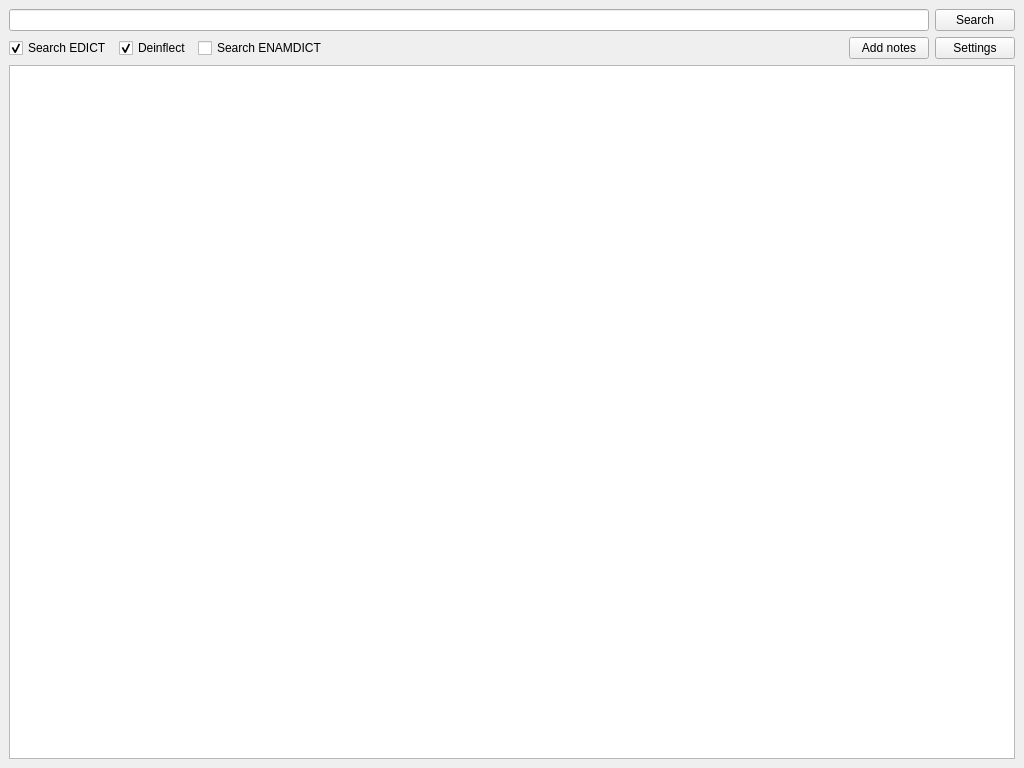
<?xml version="1.0" encoding="UTF-8"?>
<ui version="4.0">
 <class>MainWindow</class>
 <widget class="QMainWindow" name="MainWindow">
  <property name="geometry">
   <rect>
    <x>0</x>
    <y>0</y>
    <width>1024</width>
    <height>768</height>
   </rect>
  </property>
  <property name="windowTitle">
   <string>Search EDICT</string>
  </property>
  <property name="unifiedTitleAndToolBarOnMac">
   <bool>false</bool>
  </property>
  <widget class="QWidget" name="centralwidget">
   <layout class="QVBoxLayout" name="verticalLayout">
    <item>
     <layout class="QHBoxLayout" name="horizontalLayout_2">
      <item>
       <widget class="QLineEdit" name="pattern"/>
      </item>
      <item>
       <widget class="QPushButton" name="searchButton">
        <property name="text">
         <string>Search</string>
        </property>
       </widget>
      </item>
     </layout>
    </item>
    <item>
     <layout class="QHBoxLayout" name="horizontalLayout">
      <item>
       <widget class="QCheckBox" name="enableEDICT">
        <property name="text">
         <string>Search EDICT</string>
        </property>
        <property name="checked">
         <bool>true</bool>
        </property>
       </widget>
      </item>
      <item>
       <widget class="QCheckBox" name="enableDeinflection">
        <property name="text">
         <string>Deinflect</string>
        </property>
        <property name="checked">
         <bool>true</bool>
        </property>
       </widget>
      </item>
      <item>
       <widget class="QCheckBox" name="enableENAMDICT">
        <property name="text">
         <string>Search ENAMDICT</string>
        </property>
       </widget>
      </item>
      <item>
       <spacer name="horizontalSpacer">
        <property name="orientation">
         <enum>Qt::Horizontal</enum>
        </property>
        <property name="sizeHint" stdset="0">
         <size>
          <width>40</width>
          <height>20</height>
         </size>
        </property>
       </spacer>
      </item>
      <item>
       <widget class="QPushButton" name="addButton">
        <property name="text">
         <string>Add notes</string>
        </property>
       </widget>
      </item>
      <item>
       <widget class="QPushButton" name="settingsButton">
        <property name="text">
         <string>Settings</string>
        </property>
       </widget>
      </item>
     </layout>
    </item>
    <item>
     <widget class="QTableView" name="resultTable">
      <property name="selectionBehavior">
       <enum>QAbstractItemView::SelectRows</enum>
      </property>
      <property name="sortingEnabled">
       <bool>true</bool>
      </property>
      <attribute name="horizontalHeaderDefaultSectionSize">
       <number>175</number>
      </attribute>
      <attribute name="horizontalHeaderStretchLastSection">
       <bool>true</bool>
      </attribute>
      <attribute name="verticalHeaderVisible">
       <bool>false</bool>
      </attribute>
     </widget>
    </item>
   </layout>
  </widget>
 </widget>
 <resources/>
 <connections/>
</ui>
